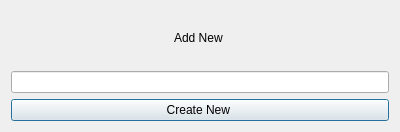
<?xml version="1.0" encoding="UTF-8"?>
<ui version="4.0">
 <class>AddItemWindow</class>
 <widget class="QDialog" name="AddItemWindow">
  <property name="geometry">
   <rect>
    <x>0</x>
    <y>0</y>
    <width>400</width>
    <height>132</height>
   </rect>
  </property>
  <property name="windowTitle">
   <string>Dialog</string>
  </property>
  <layout class="QVBoxLayout" name="verticalLayout">
   <item>
    <widget class="QLabel" name="titleLabel">
     <property name="text">
      <string>Add New </string>
     </property>
     <property name="alignment">
      <set>Qt::AlignCenter</set>
     </property>
    </widget>
   </item>
   <item>
    <widget class="QLineEdit" name="nameInput"/>
   </item>
   <item>
    <widget class="QPushButton" name="createBtn">
     <property name="text">
      <string>Create New </string>
     </property>
    </widget>
   </item>
  </layout>
 </widget>
 <resources/>
 <connections/>
</ui>
